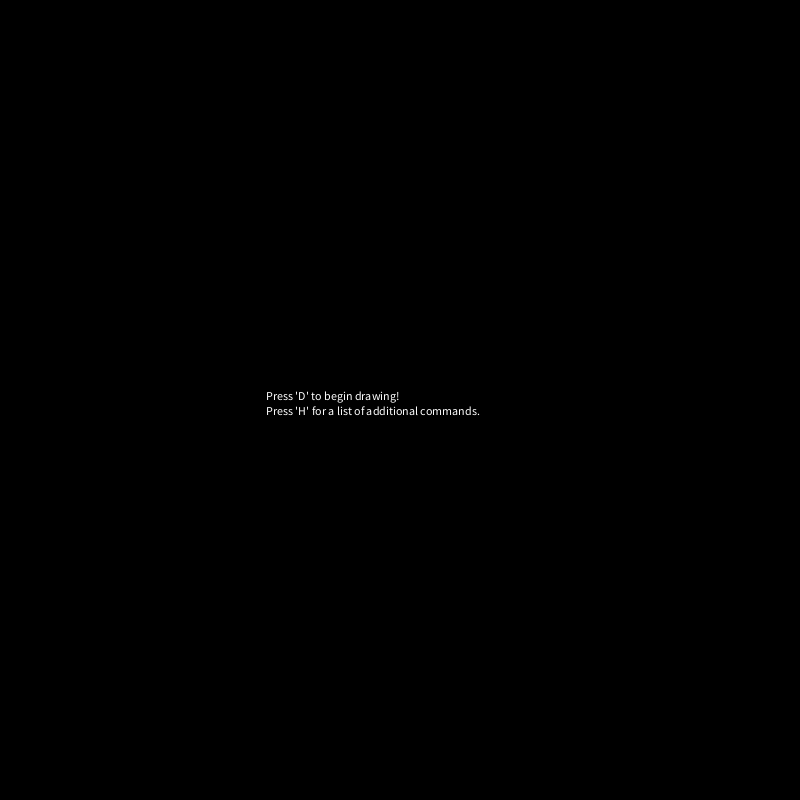
Frame 1 (no input)
Frame 60 (the mouse pressed at the canvas centre just before this capture): identical to frame 1, image omitted
Frame 120 (the mouse held since frame 60 and released just before this capture): identical to frame 1, image omitted

The Processing sketch that drew this single still picture (run headless with seeded random() and noise(); from frame 60 on, the mouse is pressed at the canvas centre):

// Processing sketch: processing_136407
// ── processing_136407.pde

// My intent was to create a dynamic brush that one could use to paint with.
// As you drag the mouse, the bird follows you, flapping his wings, leaving
// behind a trail of color.  As you move to the right, he banks to the right.
// As you move to the left, he banks to the left.

final int CANVAS_WIDTH = 800;
final int CANVAS_HEIGHT = 800;
final color BACKGROUND_COLOR = #000000;


final int FLAP_SPEED_DEFAULT = 3;
final int FLAP_PHASE_DEFAULT = 1;
final float FLAP_ANGLE_DEFAULT = 0.0;
final boolean DRAW_SHAPE_DEFAULT = true;
final boolean IS_FLAPPING_DEFAULT = true;
final boolean IS_BANKING_DEFAULT = true;
final boolean SHOW_TRAILS_DEFAULT = false;
final float ZOOM_FACTOR_DEFAULT = 1.0;
final float ZOOM_FACTOR_INCREMENT = 1.1;
final float ZOOM_FACTOR_MIN = 0.1;
final float ZOOM_FACTOR_MAX = 30.0;

final float ROTATION_DEFAULT = 0.0;
final float FLAP_ANGLE_MIN = -3.0*PI/8.0;
final float FLAP_ANGLE_MAX = PI/4.0;
final float FLAP_INCREMENT = (FLAP_ANGLE_MAX - FLAP_ANGLE_MIN) / 40.0;
final float ROTATE_INCREMENT = FLAP_INCREMENT/4.0;
final boolean MIRROR_PAN_DEFAULT = true;

final boolean IS_RECORDING_DEFAULT = false;
final int RECORDING_FRAME_SKIP = 10;
final boolean SHOW_INFO_DEFAULT = true;
final boolean SHOW_HELP_DEFAULT = true;


int lastX = 0;
int lastY = 0;

boolean mirrorPan = MIRROR_PAN_DEFAULT;

float zoomFactor = ZOOM_FACTOR_DEFAULT;
float rotation = ROTATION_DEFAULT;
boolean showTrails = SHOW_TRAILS_DEFAULT;
boolean drawShape = DRAW_SHAPE_DEFAULT;

float flapAngle = FLAP_ANGLE_DEFAULT;
int flapPhase = FLAP_PHASE_DEFAULT;
int flapSpeed = FLAP_SPEED_DEFAULT;

boolean isFlapping = IS_FLAPPING_DEFAULT;
boolean isBanking = IS_BANKING_DEFAULT;

boolean isRecording = IS_RECORDING_DEFAULT;
int recordingFrame = 0;
String recordToBaseFilename = "";

boolean showInfo = SHOW_INFO_DEFAULT;
boolean showHelp = SHOW_HELP_DEFAULT;
boolean userHasBegunInteractingWithCanvas = false;




void setup()
{
  size(800, 800);
  background(BACKGROUND_COLOR);
  text("",0,0); // Initialize the fonts, so that there isn't a lag and white screen at start.
  
  text("Press 'D' to begin drawing!", width/3, height/2);
  text("Press 'H' for a list of additional commands.", width/3, height/2+15);
  
  // Set variables so that nothing draws initially, except for the helpful hint, above.
  drawShape = false;
  showHelp = false;
  showInfo = false;
}


void draw()
{
  float x = mouseX;
  float y = mouseY;
  
  if (mirrorPan)
  {
    x = width - x;
    y = height - y;
  }
 
  if (!showTrails && userHasBegunInteractingWithCanvas)
  {
    background(BACKGROUND_COLOR);
  }

  if (isFlapping) 
  {
    flapAngle += flapPhase * FLAP_INCREMENT * flapSpeed;
    if (flapAngle > FLAP_ANGLE_MAX)
    {
      flapAngle = FLAP_ANGLE_MAX;
      flapPhase *= -1;
    }
    else if (flapAngle < FLAP_ANGLE_MIN)
    {
      flapAngle = FLAP_ANGLE_MIN;
      flapPhase *= -1;
    }
  }

  if (drawShape)
  {
    pushMatrix();
    translate(x,y); 
    scale(zoomFactor);
    rotate(rotation);
  
  
    stroke(#0000FF, 127);
    strokeWeight(3/zoomFactor);

    pushMatrix();
    rotate(-flapAngle);
    fill(#77FF00, 127);
    ellipse(20,0,40,10);
    popMatrix();
    
    pushMatrix();
    rotate(flapAngle);
    fill(#FF7700, 127);
    ellipse(-20,0,40,10);

    fill(#FFFF00, 127);
    ellipse(0,0,5,5);
    popMatrix();

    popMatrix();
  }
  
  
  if (showInfo)
  {
    stroke(127,127);
    strokeWeight(1);
    fill(#999900, 180);
    int row = 1;
    final int ROW_HEIGHT = 15;
    final int LABEL_X = 15;
    final int VALUE_X = 100;
    text("Scale:",    LABEL_X, row*ROW_HEIGHT);   text(zoomFactor,                 VALUE_X, row*ROW_HEIGHT); ++row;
    text("Bank:", LABEL_X, row*ROW_HEIGHT);   text(int(rotation*180.0/PI) + " deg", VALUE_X, row*ROW_HEIGHT); ++row;
    text("Flap speed:", LABEL_X, row*ROW_HEIGHT);   text(flapSpeed, VALUE_X, row*ROW_HEIGHT); ++row;
    if (isRecording)
    {
      text("RECORDING!",   LABEL_X, row*ROW_HEIGHT);
    }
    ++row;
  
    fill(31,63);
    rect(2,2,150,row*ROW_HEIGHT - 5);
  }
  
  
  if (showHelp)
  {
    int row = 1;
    stroke(127,127);
    strokeWeight(1);
    fill(#999900, 180);
    final int ROW_HEIGHT = 15;
    final int INSTRUCTIONS_X = 350;
    text("Hold the mouse button down and move up and down to change size.", INSTRUCTIONS_X, row*ROW_HEIGHT);  ++row;
    text("Press 'T' to trails on/off.  Press 'D' to show/hide the bird.", INSTRUCTIONS_X, row*ROW_HEIGHT);  ++row;
    text("Press 'M' to switch mouse following mode", INSTRUCTIONS_X, row*ROW_HEIGHT);  ++row;
    text("Press 1-9 to change flapping speed.", INSTRUCTIONS_X, row*ROW_HEIGHT);  ++row;
    text("Press 'F' to toggle flapping.  Press 'B' to toggle banking.", INSTRUCTIONS_X, row*ROW_HEIGHT);  ++row;
    text("Press 'S' to capture a screen shot.  Press 'R' to continuously capture.", INSTRUCTIONS_X, row*ROW_HEIGHT);  ++row;
    text("Press BACKSPACE to clear the screen.   Press 'DELETE' to reset all parameters.", INSTRUCTIONS_X, row*ROW_HEIGHT);  ++row;
    text("Press 'H' to show/hide help.  Press 'I' to show/hide info details.", INSTRUCTIONS_X, row*ROW_HEIGHT);  ++row;
    
    fill(31,63);
    rect(INSTRUCTIONS_X-13,2,width - INSTRUCTIONS_X,row*ROW_HEIGHT - 5);
  }
  
  if (isRecording)
  {
     if (recordingFrame%RECORDING_FRAME_SKIP == 0)
     {
       captureScreenshot();
     }
     ++recordingFrame; 
  }
  
}



void keyPressed()
{
  switch(key)
  {
    case '1':
    case '2':
    case '3':
    case '4':
    case '5':
    case '6':
    case '7':
    case '8':
    case '9':
      flapSpeed = int(key-'1') + 1;
      break;
      
    case 'm':
    case 'M':
      mirrorPan = !mirrorPan;
      break;
      
    case 't':
    case 'T':
      showTrails = !showTrails;
      break;
      
    case 'd':
    case 'D':
      drawShape = !drawShape;
      userHasBegunInteractingWithCanvas = true;
      break;

    case 'f':
    case 'F':
      isFlapping = !isFlapping;
      break;

    case 'b':
    case 'B':
      isBanking = !isBanking;
      break;

    case 's':
    case 'S':
      captureScreenshot();
      break;

    case 'r':
    case 'R':
      isRecording = !isRecording;
      recordingFrame = 0;
      break;

    case BACKSPACE:
      background(BACKGROUND_COLOR);
      break;
      
    case DELETE:
      mirrorPan = MIRROR_PAN_DEFAULT;
      
      zoomFactor = ZOOM_FACTOR_DEFAULT;
      rotation = ROTATION_DEFAULT;
      drawShape = DRAW_SHAPE_DEFAULT;
      
      flapAngle = FLAP_ANGLE_DEFAULT;
      flapPhase = FLAP_PHASE_DEFAULT;
      flapSpeed = FLAP_SPEED_DEFAULT;
      
      isFlapping = IS_FLAPPING_DEFAULT;
      isBanking = IS_BANKING_DEFAULT;
      break;
      
    case 'i':
    case 'I':
      showInfo = !showInfo;
      break;
      
    case 'h':
    case 'H':
      showHelp = !showHelp;
      break;
   
  }
}



void mousePressed()
{
  lastY = mouseY;
  lastX = mouseX;
}


void mouseDragged()
{
  if (mouseY < lastY)
  {
    zoomFactor *= ZOOM_FACTOR_INCREMENT;
    if (zoomFactor > ZOOM_FACTOR_MAX)
    {
      zoomFactor = ZOOM_FACTOR_MAX;
    }
  }
  else if (mouseY > lastY)
  {
    zoomFactor /= ZOOM_FACTOR_INCREMENT;
    if (zoomFactor < ZOOM_FACTOR_MIN)
    {
      zoomFactor = ZOOM_FACTOR_MIN;
    }
  }
  
  // Also, call mouseMoved to handle the rotation
  mouseMoved();
  
  lastY = mouseY;
  lastX = mouseX; 
}


void mouseMoved()
{
  if (isBanking)
  {
    if (mouseX < lastX)
    {
      rotation += ROTATE_INCREMENT;
      while (rotation > TWO_PI)
      {
        rotation -= TWO_PI; 
      } 
    }
    else if (mouseX > lastX)
    {
      rotation -= ROTATE_INCREMENT;
      while (rotation < -TWO_PI)
      {
         rotation += TWO_PI;
      } 
    }
  }
  
  lastY = mouseY;
  lastX = mouseX; 
}



void captureScreenshot()
{
    if (!isRecording || recordingFrame == 0)
    {
       recordToBaseFilename = 
          year()+nf(month(),2)+nf(day(),2)+"-"+nf(hour(),2)+nf(minute(),2)+nf(second(),2)+"-"+nf(millis(),6)+"-";
    }
    
    String filename = recordToBaseFilename + nf(recordingFrame/RECORDING_FRAME_SKIP,3) + ".png"; 
    
    println(filename);
    save(filename);
}
